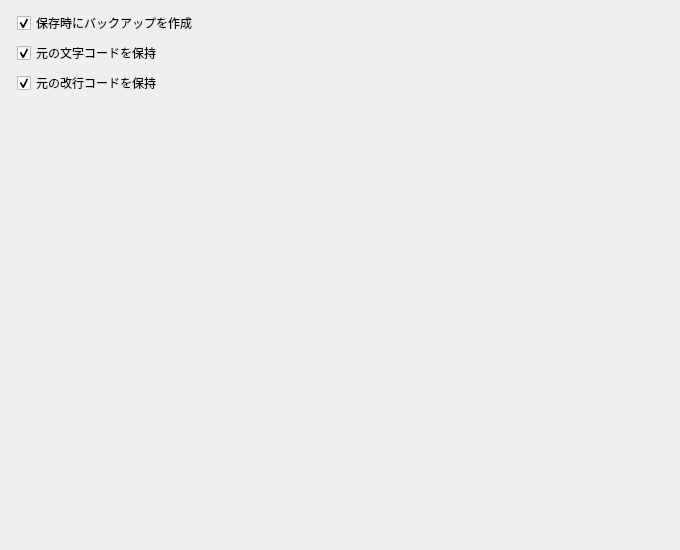
<?xml version="1.0" encoding="UTF-8"?>
<ui version="4.0">
 <class>SettingsFilePage</class>
 <widget class="QWidget" name="SettingsFilePage">
  <property name="geometry">
   <rect>
    <x>0</x>
    <y>0</y>
    <width>680</width>
    <height>550</height>
   </rect>
  </property>
  <layout class="QFormLayout" name="formFile">
   <item row="0" column="1">
    <widget class="QCheckBox" name="checkBackup">
     <property name="text">
      <string>保存時にバックアップを作成</string>
     </property>
     <property name="checked">
      <bool>true</bool>
     </property>
    </widget>
   </item>
   <item row="1" column="1">
    <widget class="QCheckBox" name="checkPreserveEncoding">
     <property name="text">
      <string>元の文字コードを保持</string>
     </property>
     <property name="checked">
      <bool>true</bool>
     </property>
    </widget>
   </item>
   <item row="2" column="1">
    <widget class="QCheckBox" name="checkPreserveLineEndings">
     <property name="text">
      <string>元の改行コードを保持</string>
     </property>
     <property name="checked">
      <bool>true</bool>
     </property>
    </widget>
   </item>
  </layout>
 </widget>
 <resources/>
 <connections/>
</ui>
